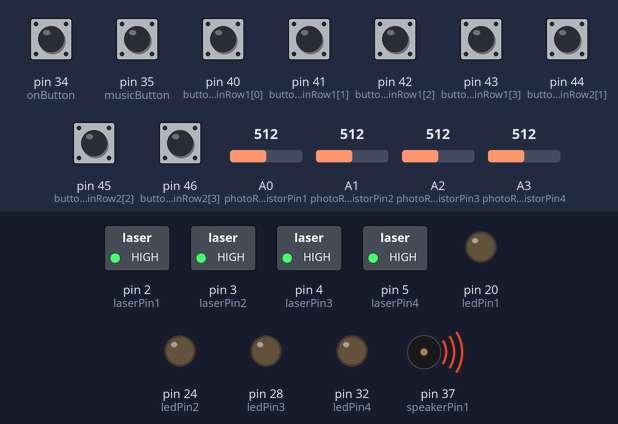
This sketch was run on a simulated Arduino Mega 2560, built with avr-gcc and run on an emulated ATmega2560. Shown: switched loads named in the sketch (green lamp = pin HIGH), output pins drawn as LEDs (lit = HIGH), buzzer (waves = sounding). The inputs (shaded band) are chosen by the test bench; at power-on: pin 34 (onButton), pin 35 (musicButton), pin 40 (buttonPinRow1[0]), pin 41 (buttonPinRow1[1]), pin 42 (buttonPinRow1[2]), pin 43 (buttonPinRow1[3]), pin 44 (buttonPinRow2[1]), pin 45 (buttonPinRow2[2]), pin 46 (buttonPinRow2[3]) LOW, A0 (photoResistorPin1) = 512, A1 (photoResistorPin2) = 512, A2 (photoResistorPin3) = 512, A3 (photoResistorPin4) = 512.

Above: at 1.2 s.
1.3 s: A0 (photoResistorPin1) set to 541
4.8 s: A0 (photoResistorPin1) set to 560
At 5.33 s:
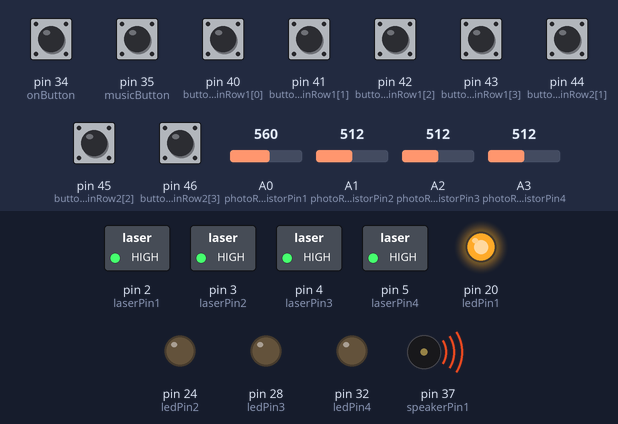
8.3 s: A1 (photoResistorPin2) set to 542
11.8 s: A1 (photoResistorPin2) set to 556
At 12.16 s:
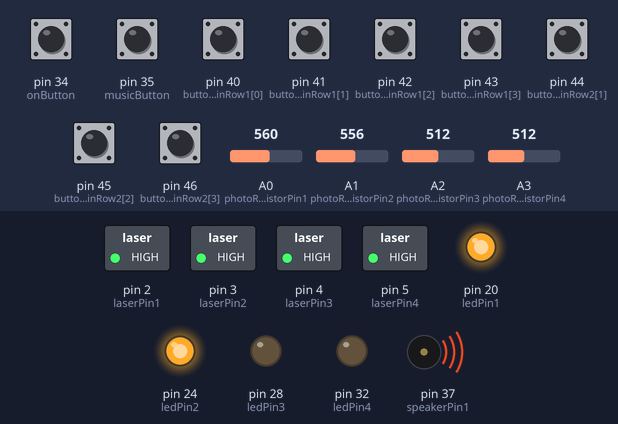
15.3 s: A2 (photoResistorPin3) set to 535
18.8 s: A2 (photoResistorPin3) set to 562
At 19.32 s:
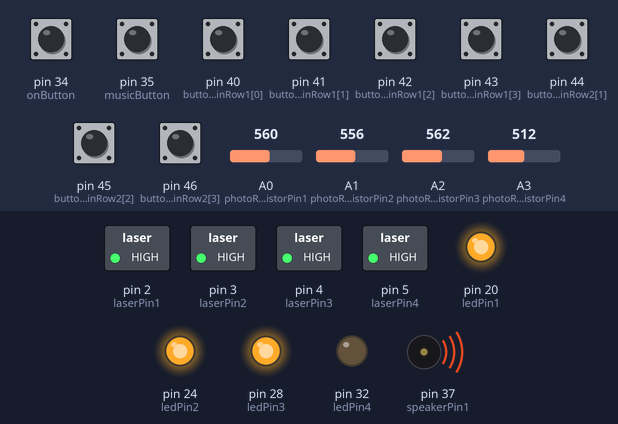
Timing chart, 0 to 23.3 s (numbered marks = the images above; inputs shaded):
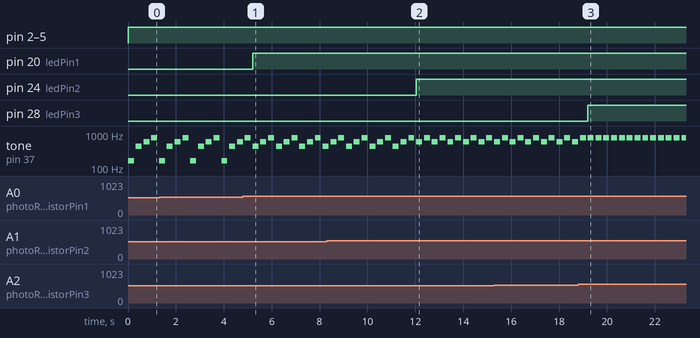

Measured:
- the behaviour switches between 549 and 550 on A0 (photoResistorPin1) (found by bisection; images 0 and 1)
- the behaviour switches between 549 and 550 on A1 (photoResistorPin2) (found by bisection; images 1 and 2)
- the behaviour switches between 549 and 550 on A2 (photoResistorPin3) (found by bisection; images 2 and 3)
- after the input at 4.8 s, pin 20 (ledPin1): LOW → HIGH after 0.41 s
- after the input at 11.8 s, pin 24 (ledPin2): LOW → HIGH after 0.24 s
- after the input at 18.8 s, pin 28 (ledPin3): LOW → HIGH after 0.40 s
- by itself, tone on pin 37 (speakerPin1): alternates 784 Hz for 0.25 s and silent for 0.08 s

The sketch:

guitar_component_test_4_16_15.ino
```cpp
/**
  * This code is for the JHU ECE Arduino Competition in Spring
  * 2015. This project was to make a laser guitar.
  *
  * Team: Anthonie Best, Andrew Rauch, Ej Connor, Jeffrey Sham
  */


/*************************************************
 * Public Constants
 *************************************************/

#define NOTE_B0  31
#define NOTE_C1  33
#define NOTE_CS1 35
#define NOTE_D1  37
#define NOTE_DS1 39
#define NOTE_E1  41
#define NOTE_F1  44
#define NOTE_FS1 46
#define NOTE_G1  49
#define NOTE_GS1 52
#define NOTE_A1  55
#define NOTE_AS1 58
#define NOTE_B1  62
#define NOTE_C2  65
#define NOTE_CS2 69
#define NOTE_D2  73
#define NOTE_DS2 78
#define NOTE_E2  82
#define NOTE_F2  87
#define NOTE_FS2 93
#define NOTE_G2  98
#define NOTE_GS2 104
#define NOTE_A2  110
#define NOTE_AS2 117
#define NOTE_B2  123
#define NOTE_C3  131
#define NOTE_CS3 139
#define NOTE_D3  147
#define NOTE_DS3 156
#define NOTE_E3  165
#define NOTE_F3  175
#define NOTE_FS3 185
#define NOTE_G3  196
#define NOTE_GS3 208
#define NOTE_A3  220
#define NOTE_AS3 233
#define NOTE_B3  247
#define NOTE_C4  262
#define NOTE_CS4 277
#define NOTE_D4  294
#define NOTE_DS4 311
#define NOTE_E4  330
#define NOTE_F4  349
#define NOTE_FS4 370
#define NOTE_G4  392
#define NOTE_GS4 415
#define NOTE_A4  440
#define NOTE_AS4 466
#define NOTE_B4  494
#define NOTE_C5  523
#define NOTE_CS5 554
#define NOTE_D5  587
#define NOTE_DS5 622
#define NOTE_E5  659
#define NOTE_F5  698
#define NOTE_FS5 740
#define NOTE_G5  784
#define NOTE_GS5 831
#define NOTE_A5  880
#define NOTE_AS5 932
#define NOTE_B5  988
#define NOTE_C6  1047
#define NOTE_CS6 1109
#define NOTE_D6  1175
#define NOTE_DS6 1245
#define NOTE_E6  1319
#define NOTE_F6  1397
#define NOTE_FS6 1480
#define NOTE_G6  1568
#define NOTE_GS6 1661
#define NOTE_A6  1760
#define NOTE_AS6 1865
#define NOTE_B6  1976
#define NOTE_C7  2093
#define NOTE_CS7 2217
#define NOTE_D7  2349
#define NOTE_DS7 2489
#define NOTE_E7  2637
#define NOTE_F7  2794
#define NOTE_FS7 2960
#define NOTE_G7  3136
#define NOTE_GS7 3322
#define NOTE_A7  3520
#define NOTE_AS7 3729
#define NOTE_B7  3951
#define NOTE_C8  4186
#define NOTE_CS8 4435
#define NOTE_D8  4699
#define NOTE_DS8 4978

//Analog Pins
int photoResistorPin1 = 0;
int photoResistorPin2 = 1;
int photoResistorPin3 = 2;
int photoResistorPin4 = 3;

//Digital Pins
int ledPin1 = 20;
int ledPin2 = 24;
int ledPin3 = 28;
int ledPin4 = 32;

//On Button
int onButton = 34;
int onButtonState = HIGH;
int onButtonReading;
int onButtonPrevious = LOW;
long onButtonTime = 0;

//Cool Music Button
int musicButton = 35;
int musicButtonState = LOW;
int musicButtonReading;
int musicButtonPrevious = HIGH;
long musicButtonTime = 0;

//Debounce Time
long debounce = 200;

//Laser Pins
int laserPin1 = 2;
int laserPin2 = 3;
int laserPin3 = 4;
int laserPin4 = 5;

//Speaker Pins
int speakerPin1 = 37;

//Button Pins
int buttonPinRow1[] = {40, 41, 42, 43};
int buttonPinRow2[] = {43, 44, 45, 46};

//Button States
int buttonStateRow1[] = {LOW, LOW, LOW, LOW};
int buttonStateRow2[] = {LOW, LOW, LOW, LOW};

//Trip resistance. This is the resistance that if it goes under, then we should do something
int tripThreshold = 550;
//Note Duration
//Quarter Note
int quarterNote = 1000/4;
//Half Note
int halfNote = 1000/2;
//Eighth Note
int eightNote = 1000/8;

//Pause betweeen notes
int pauseBetweenNotes = quarterNote * 1.30;

//Notes in Melody (75 notes)
//Rush - YYZ
int melody[] = {
  NOTE_C4, NOTE_C4,NOTE_CS4, NOTE_DS4, NOTE_E4,NOTE_FS4, NOTE_GS4, NOTE_A4, NOTE_B4, NOTE_CS5, NOTE_DS5, NOTE_E5, NOTE_DS5, NOTE_B4, NOTE_C5, NOTE_C5,
  0, NOTE_B4, NOTE_C5, NOTE_B4, NOTE_G4, NOTE_FS4, 0, 0,
  NOTE_D5, NOTE_D5, NOTE_D5, NOTE_C5, NOTE_D5, NOTE_C5, NOTE_B4, NOTE_A4, NOTE_G4, NOTE_FS4, NOTE_FS4, NOTE_FS4, NOTE_FS4,
  NOTE_A4, NOTE_A4, NOTE_FS4, NOTE_A4, NOTE_FS4, NOTE_F4, NOTE_E4, NOTE_CS4,
  NOTE_A4, NOTE_A4, NOTE_FS4, NOTE_A4, NOTE_FS4, NOTE_E4, NOTE_CS4, NOTE_C4, NOTE_B3, NOTE_CS4, NOTE_FS3,
  NOTE_A4, NOTE_A4, NOTE_FS4, NOTE_A4, NOTE_FS4, NOTE_F4, NOTE_E4, NOTE_CS4,
  NOTE_A4, NOTE_A4, NOTE_FS4, NOTE_A4, NOTE_FS4, NOTE_E4, NOTE_CS4, NOTE_C4, NOTE_B3, NOTE_CS4, NOTE_FS3
  };

// note durations: 4 = quarter note, 8 = eighth note, etc.:
int noteDurations[] = {32,32,16,16,16, 16,16,16,16, 16,16,16,16, 16,3,16,
                        8,32,16,16,16,16,4,12,
                        24,24,24,16,16, 16,16,16,16, 4,4,4,4,
                        16,16,16,16, 16,16,8, 2,
                        16,16,16,16, 16,16,16,16, 6,6, 8,
                        16,16,16,16, 16,16,8, 2,
                        16,16,16,16, 16,16,16,16, 6,6, 8};

void setup() {
  //Set LEDs to output
  //Row 1
  pinMode(ledPin1, OUTPUT);

  //Row 2
  pinMode(ledPin2, OUTPUT);

  //Row 3
  pinMode(ledPin3, OUTPUT);

  //Row 4
  pinMode(ledPin4, OUTPUT);

  //On button and music button
  pinMode(onButton, INPUT);
  pinMode(musicButton, INPUT);

  //Button Pin Row 1
  for (int i = 0; i < 4; i++) {
    pinMode(buttonPinRow1[i], INPUT);
  }

  //Button Pin Row 2
  for (int i = 0; i < 4; i++) {
    pinMode(buttonPinRow2[i], INPUT);
  }

  //Set Laser pins to output
  pinMode(laserPin1, OUTPUT);
  pinMode(laserPin2, OUTPUT);
  pinMode(laserPin3, OUTPUT);
  pinMode(laserPin4, OUTPUT);

  Serial.begin(9600);
}

void loop(){
  //Set Lasers to on
  digitalWrite(laserPin1, HIGH);
  digitalWrite(laserPin2, HIGH);
  digitalWrite(laserPin3, HIGH);
  digitalWrite(laserPin4, HIGH);

  onButtonReading = digitalRead(onButton);
  musicButtonReading = digitalRead(musicButton);

  if (onButtonReading == HIGH && onButtonPrevious == LOW && millis() - onButtonTime > debounce) {
     if (onButtonState == HIGH)
          onButtonState = LOW;
     else
          onButtonState = HIGH;

     onButtonTime = millis();
  }

  if (musicButtonReading == HIGH && musicButtonPrevious == LOW && millis() - musicButtonTime > debounce) {
     if (musicButtonState == HIGH)
          musicButtonState = LOW;
     else
          musicButtonState = HIGH;

     musicButtonTime = millis();
  }

  onButtonPrevious = onButtonReading;
  musicButtonPrevious = musicButtonReading;

  if (onButtonState == HIGH) {

    //Get value of buttons
    for (int i = 0; i < 4; i++) {
       buttonStateRow1[i] = digitalRead(buttonPinRow1[i]);
    }

    for (int i = 0; i < 4; i++) {
       buttonStateRow2[i] = digitalRead(buttonPinRow2[i]);
    }

    //Need to connect photoResistors to HIGH voltage and the analog pin
    //Then connect to a resistor (10K) then to ground
    Serial.println("Photo Resistor 1: " + analogRead(photoResistorPin1));
    //Row 1
    //E string
    if(analogRead(photoResistorPin1) < tripThreshold){
      digitalWrite(ledPin1, LOW);

      //TODO play tone based off buttons
      if (buttonStateRow1[0] == HIGH) {
         tone(speakerPin1, NOTE_GS3, quarterNote);
      } else if (buttonStateRow1[1] == HIGH) {
         tone(speakerPin1, NOTE_G3, quarterNote);
      } else if (buttonStateRow1[2] == HIGH) {
         tone(speakerPin1, NOTE_FS3, quarterNote);
      } else if (buttonStateRow1[3] == HIGH) {
         tone(speakerPin1, NOTE_F3, quarterNote);
      } else {
         tone(speakerPin1, NOTE_E3, quarterNote);
      }
      delay(pauseBetweenNotes);
      noTone(speakerPin1);
    } else{
      digitalWrite(ledPin1, HIGH);
    }

    //Row 2
    //A string
    Serial.println("Photo Resistor 2: " + analogRead(photoResistorPin2));
    if(analogRead(photoResistorPin2) < tripThreshold){
      digitalWrite(ledPin2, LOW);

      //TODO play tone based off buttons
      if (buttonStateRow1[0] == HIGH) {
         tone(speakerPin1, NOTE_CS4, quarterNote);
      } else if (buttonStateRow1[1] == HIGH) {
         tone(speakerPin1, NOTE_C4, quarterNote);
      } else if (buttonStateRow1[2] == HIGH) {
         tone(speakerPin1, NOTE_B4, quarterNote);
      } else if (buttonStateRow1[3] == HIGH) {
         tone(speakerPin1, NOTE_AS4, quarterNote);
      } else {
         tone(speakerPin1, NOTE_A4, quarterNote);
      }
      delay(pauseBetweenNotes);
      noTone(speakerPin1);
    } else{
      digitalWrite(ledPin2, HIGH);
    }

    //Row 3
    //D string
    Serial.println("Photo Resistor 3: " + analogRead(photoResistorPin3));
    if(analogRead(photoResistorPin3) < tripThreshold){
      digitalWrite(ledPin3, LOW);

      //TODO play tone based off buttons
      if (buttonStateRow2[0] == HIGH) {
         tone(speakerPin1, NOTE_FS5, quarterNote);
      } else if (buttonStateRow2[1] == HIGH) {
         tone(speakerPin1, NOTE_F5, quarterNote);
      } else if (buttonStateRow2[2] == HIGH) {
         tone(speakerPin1, NOTE_E5, quarterNote);
      } else if (buttonStateRow2[3] == HIGH) {
         tone(speakerPin1, NOTE_DS5, quarterNote);
      } else {
         tone(speakerPin1, NOTE_D5, quarterNote);
      }
      delay(pauseBetweenNotes);
      noTone(speakerPin1);
    } else{
      digitalWrite(ledPin3, HIGH);
    }

    //Row 4
    //G string
    Serial.println("Photo Resistor 4: " + analogRead(photoResistorPin4));
    if(analogRead(photoResistorPin4) < tripThreshold){
      digitalWrite(ledPin4, LOW);

      //TODO play tone based off buttons
      if (buttonStateRow2[0] == HIGH) {
         tone(speakerPin1, NOTE_B5, quarterNote);
      } else if (buttonStateRow2[1] == HIGH) {
         tone(speakerPin1, NOTE_AS5, quarterNote);
      } else if (buttonStateRow2[2] == HIGH) {
         tone(speakerPin1, NOTE_A5, quarterNote);
      } else if (buttonStateRow2[3] == HIGH) {
         tone(speakerPin1, NOTE_GS5, quarterNote);
      } else {
         tone(speakerPin1, NOTE_G5, quarterNote);
      }
      delay(pauseBetweenNotes);
      noTone(speakerPin1);
    } else{
      digitalWrite(ledPin4, HIGH);
    }
  } else if (musicButtonState == HIGH) {
    digitalWrite(ledPin1, HIGH);
    digitalWrite(ledPin2, HIGH);
    digitalWrite(ledPin3, HIGH);
    digitalWrite(ledPin4, HIGH);

    //Play Melody
    for (int thisNote = 0; thisNote < 75; thisNote++) {
      int theDuration = 1000/noteDurations[thisNote];
      tone(speakerPin1, melody[thisNote],theDuration);

      int thePause = theDuration * 1.30;
      delay(thePause);
      noTone(speakerPin1);
    }
  }
}
```
